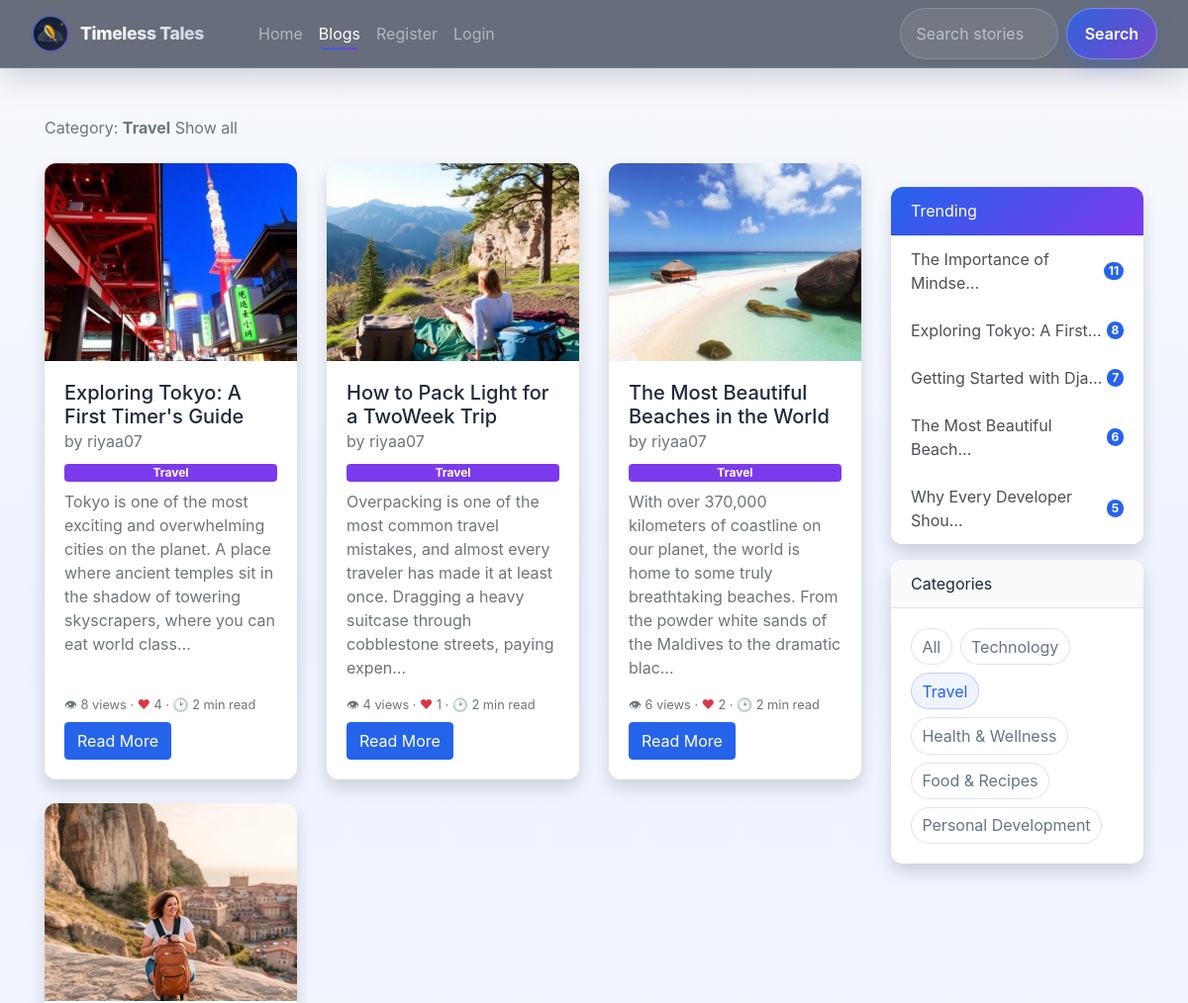
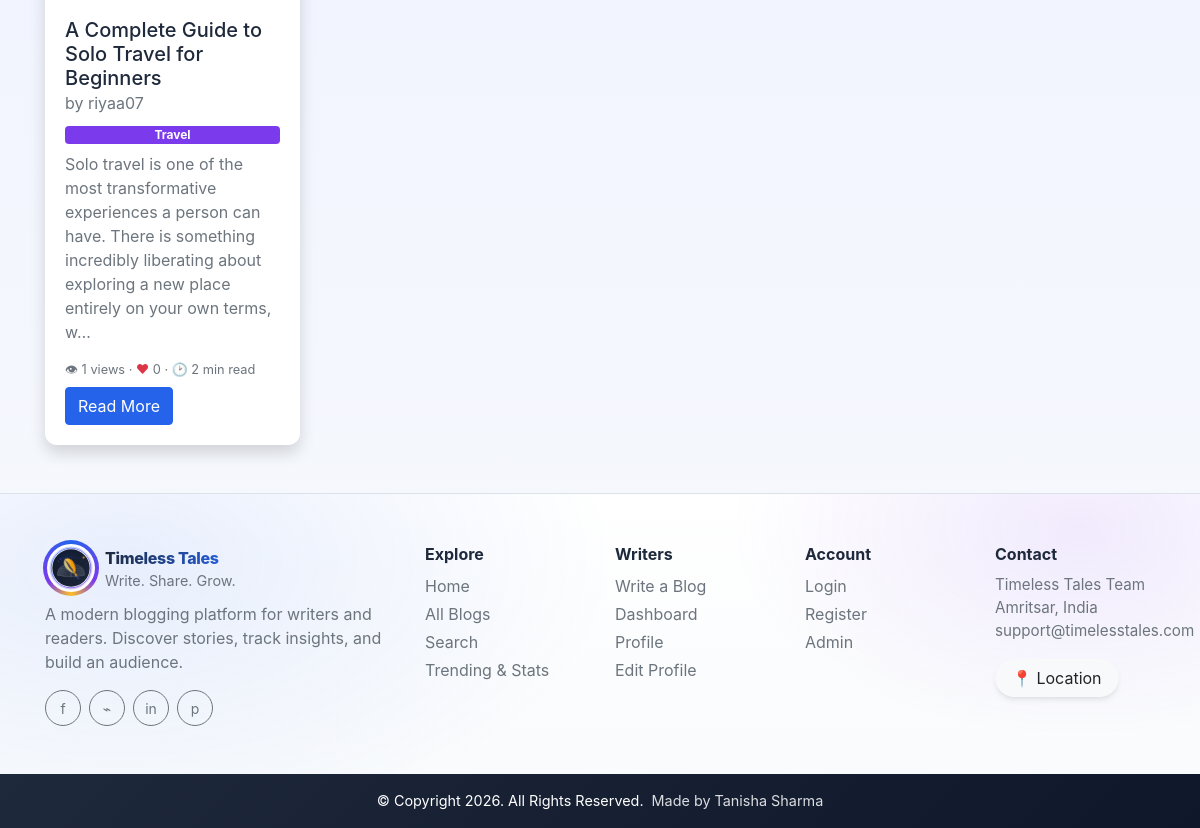
/category/travel/, run on the app's committed database (2 pictures, top to bottom).
### home/models.py (models this page shows, shortened)
class Category(models.Model):
    name = models.CharField(max_length=100, unique=True)
    slug = models.SlugField(max_length=100, unique=True, blank=True)

class BlogPost(models.Model):
    STATUS_CHOICES = [
        ('draft', 'Draft'),
        ('published', 'Published'),
    ]
    title = models.CharField(max_length=255)
    author = models.ForeignKey(User, on_delete=models.CASCADE)
    slug = models.CharField(max_length=130)
    content = models.TextField()
    image = models.ImageField(upload_to="profile_pics", blank=True, null=True)
    dateTime = models.DateTimeField(auto_now_add=True)
    views = models.PositiveIntegerField(default=0)
    likes = models.PositiveIntegerField(default=0)
    status = models.CharField(max_length=10, choices=STATUS_CHOICES, default='draft')
    category = models.ForeignKey(Category, on_delete=models.SET_NULL, null=True, blank=True)
    tags = models.ManyToManyField(Tag, blank=True)
    def read_time_minutes(self):
        import math
        words = len(self.content.split())
        return max(1, math.ceil(words / 200))

### home/views.py (the view)
# urls.py: path("category/<str:slug>/", views.category_filter, name="category_filter"),
def category_filter(request, slug):
    cat = Category.objects.filter(slug=slug).first()
    if not cat:
        return redirect('home')
    posts = BlogPost.objects.filter(status='published', category=cat).order_by('-dateTime')
    return render(request, "blog.html", {
        'posts': posts,
        'top_blogs': BlogPost.objects.filter(status='published').order_by('-views')[:5],
        'categories': Category.objects.all(),
        'current_category': cat,
    })

### home/templates/blog.html (shortened to what this page needs)
{% extends 'base.html' %}
{% block blogsactive %}active{% endblock blogsactive %}
{% block body %}
<div class="container mt-5 mb-5">
    {% if current_category %}
    <p class="text-muted mb-4">Category: <strong>{{ current_category.name }}</strong> <a href="/blogs/" class="text-decoration-none">Show all</a></p>
    {% endif %}
    <div class="row">
        <div class="col-lg-9">
            <div class="row g-4 posts-grid">
                {% for post in posts %}
                <div class="col-12 col-md-6 col-xl-4 blog-card">
                    <div class="card shadow h-100">
                        <div class="blog-card-img-wrap card-img-top">
                            {% if post.image %}
                            <img src="{{ post.image.url }}" alt="{{ post.title }}">
                            {% else %}
                            <span class="blog-placeholder">📖</span>
                            {% endif %}
                        </div>
                        <div class="card-body d-flex flex-column">
                            <h5 class="card-title">{{ post.title }}<br><small class="text-muted">by {{ post.author }}</small></h5>
                            {% if post.category %}<span class="badge mb-2" style="background: var(--blog-accent);">{{ post.category.name }}</span>{% endif %}
                            <p class="card-text flex-grow-1 text-secondary">{{ post.content|truncatechars:180 }}</p>
                            <div class="text-muted small mb-2">
                                👁 {{ post.views }} views · <span class="text-danger">❤</span> {{ post.likes }} · 🕑 {{ post.read_time_minutes }} min read
                            </div>
                            <a href="{% url 'blogs_comments' post.slug %}" class="btn btn-primary align-self-start">Read More</a>
                        </div>
                    </div>
                </div>
                {% empty %}
                <div class="col-12"><p class="text-muted">No published blogs yet.</p></div>
                {% endfor %}
            </div>
        </div>
        <div class="col-lg-3 my-4">
            <div class="sidebar-sticky">
                <div class="card shadow sidebar-card">
                    <div class="card-header text-white" style="background: linear-gradient(135deg, var(--blog-primary), var(--blog-accent));">Trending</div>
                    <div class="list-group list-group-flush">
                        {% for blog in top_blogs %}
                        <a href="{% url 'blogs_comments' blog.slug %}" class="list-group-item list-group-item-action d-flex justify-content-between align-items-center">
                            <span>{{ blog.title|truncatechars:25 }}</span>
                            <span class="badge rounded-pill" style="background: var(--blog-primary);">{{ blog.views }}</span>
                        </a>
                        {% empty %}
                        <div class="list-group-item text-muted">No data yet.</div>
                        {% endfor %}
                    </div>
                </div>
                {% if categories %}
                <div class="card shadow mt-3 sidebar-card">
                    <div class="card-header" style="background: var(--blog-surface); color: var(--blog-text); border-bottom: 1px solid var(--blog-border);">Categories</div>
                    <div class="card-body d-flex flex-wrap gap-2">
                        <a href="/blogs/" class="category-pill {% if not current_category %}active{% endif %}">All</a>
                        {% for cat in categories %}
                        <a href="{% url 'category_filter' cat.slug %}" class="category-pill {% if current_category and current_category.id == cat.id %}active{% endif %}">{{ cat.name }}</a>
                        {% endfor %}
                    </div>
                </div>
                {% endif %}
            </div>
        </div>
    </div>
</div>
{% endblock %}

### data on the page
Category: name "Travel"
BlogPost: image (picture), title "Exploring Tokyo: A First Timer's Guide", author "riyaa07", category.name "Travel", content "Tokyo is one of the most exciting and overwhelming cities on the planet. A place where ancient temples sit in the shadow of towering skyscrapers, where you can eat world class…", views "8", likes "4", read_time_minutes "2", title "Exploring Tokyo: A First…"
BlogPost: image (picture), title "How to Pack Light for a TwoWeek Trip", author "riyaa07", category.name "Travel", content "Overpacking is one of the most common travel mistakes, and almost every traveler has made it at least once. Dragging a heavy suitcase through cobblestone streets, paying expen…", views "4", likes "1", read_time_minutes "2"
BlogPost: image (picture), title "The Most Beautiful Beaches in the World", author "riyaa07", category.name "Travel", content "With over 370,000 kilometers of coastline on our planet, the world is home to some truly breathtaking beaches. From the powder white sands of the Maldives to the dramatic blac…", views "6", likes "2", read_time_minutes "2", title "The Most Beautiful Beach…"
BlogPost: image (picture), title "A Complete Guide to Solo Travel for Beginners", author "riyaa07", category.name "Travel", content "Solo travel is one of the most transformative experiences a person can have. There is something incredibly liberating about exploring a new place entirely on your own terms, w…", views "1", likes "0", read_time_minutes "2"
BlogPost: title "The Importance of Mindse…", views "11"
BlogPost: title "Getting Started with Dja…", views "7"
BlogPost: title "Why Every Developer Shou…", views "5"
Category: name "Technology"
Category: name "Health & Wellness"
Category: name "Food & Recipes"
Category: name "Personal Development"
